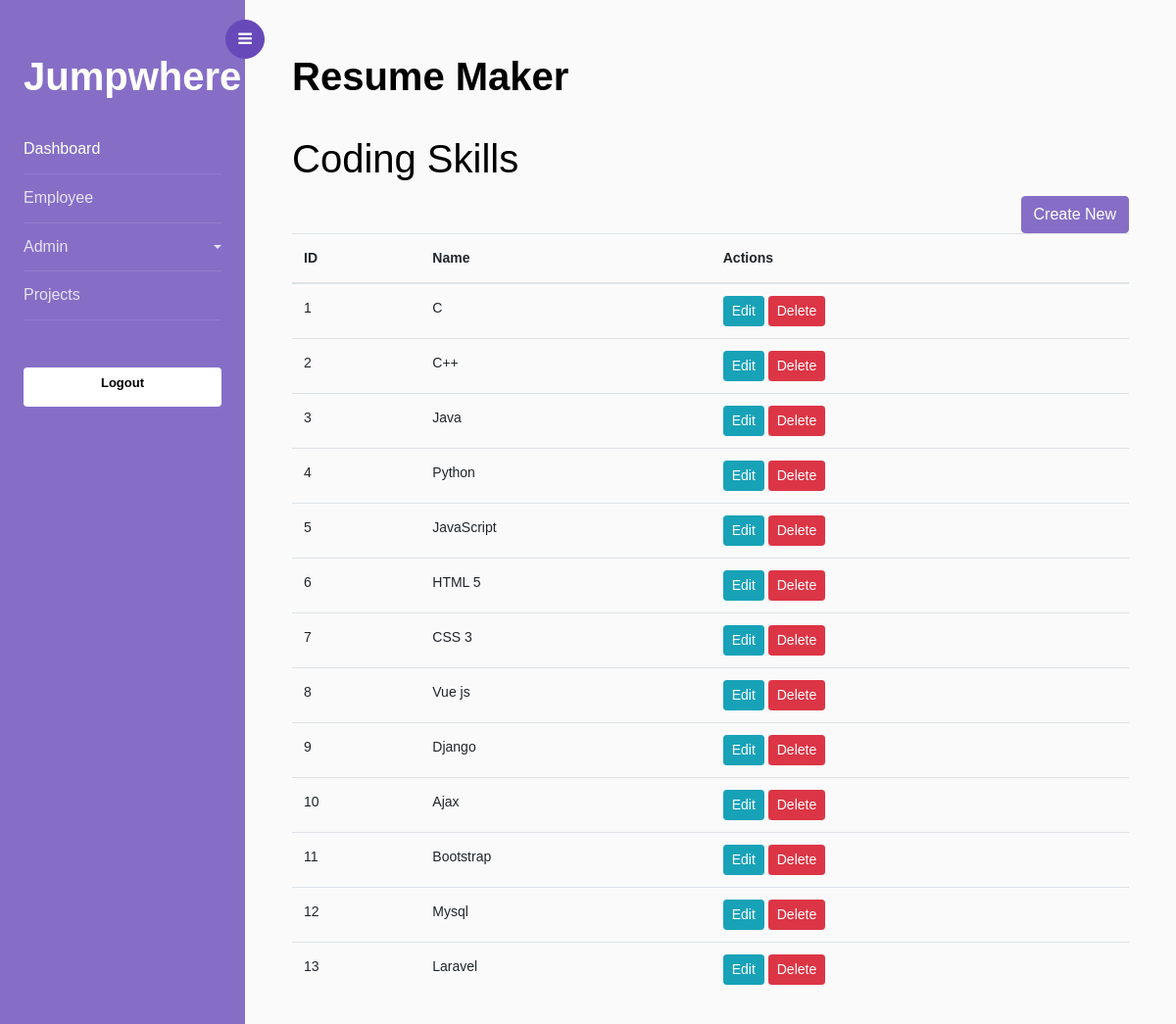
The app's page /coding-list with its own data.
### resume/models.py (models this page shows, shortened)
class CodingSkill(models.Model):
    name = models.CharField(max_length=255)
    flag = models.IntegerField(default=1)

### resume/views.py (the view)
# urls.py: path('coding-list', views.coding_list, name='coding_list'),
def coding_list(request):
    coding_skills = CodingSkill.objects.filter(flag=1)
    return render(request, 'coding_list.html', {'coding_skills': coding_skills})

### templates/coding_list.html
{% extends 'home.html' %}
{% block content %}
<div class="row">
  <div class="col-md-12">
    <h1>Coding Skills</h1>
    <a href="{% url 'create_coding_skill' %}" class="btn btn-primary float-right">Create New</a>
    <table class="table">
      <thead>
        <tr>
          <th>ID</th>
          <th>Name</th>
          <th>Actions</th>
        </tr>
      </thead>
      <tbody>
        {% for coding_skill in coding_skills %}
        <tr>
          <td>{{ coding_skill.id }}</td>
          <td>{{ coding_skill.name }}</td>
          <td>
            <a href="{% url 'edit_coding_skill' coding_skill.id %}" class="btn btn-sm btn-info">Edit</a>
            <a href="{% url 'delete_coding_skill' coding_skill.id %}" class="btn btn-sm btn-danger">Delete</a>
          </td>
        </tr>
        {% endfor %}
      </tbody>
    </table>
  </div>
</div>
{% endblock %}

### records on screen
CodingSkill: id "1", name "C"
CodingSkill: id "2", name "C++"
CodingSkill: id "3", name "Java"
CodingSkill: id "4", name "Python"
CodingSkill: id "5", name "JavaScript"
CodingSkill: id "6", name "HTML 5"
CodingSkill: id "7", name "CSS 3"
CodingSkill: id "8", name "Vue js"
CodingSkill: id "9", name "Django"
CodingSkill: id "10", name "Ajax"
CodingSkill: id "11", name "Bootstrap"
CodingSkill: id "12", name "Mysql"
CodingSkill: id "13", name "Laravel"
